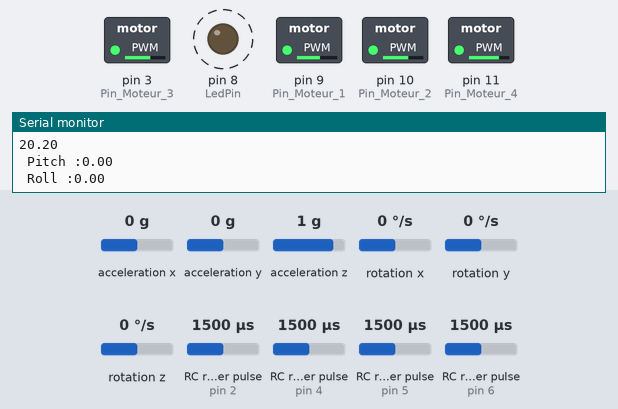
Bench run of a sketch on a simulated Arduino Uno, built with avr-gcc and run on an emulated ATmega328P. Parts: switched loads named in the sketch (green lamp = pin HIGH), output pins drawn as LEDs (lit = HIGH), the last lines printed to the serial monitor. Wiring (inferred from the names in the program): 4 × RC receiver channel: data pin 2 / data pin 4 / data pin 5 / data pin 6; ADXL345 accelerometer at I2C address 0x53; L3G4200D gyroscope at I2C address 0x69. Dashed ring = blinking. The test bench sets the inputs (shaded band); at power-on: RC receiver pulse (sensors on pin 2, pin 4, pin 5, pin 6) 1500 µs, acceleration x 0 g, acceleration y 0 g, acceleration z 1 g, rotation x 0 °/s, rotation y 0 °/s, rotation z 0 °/s.

Above: at 9.8 s.
9.9 s: RC receiver pulse (sensor on pin 2) set to 1250 µs
At 10.46 s:
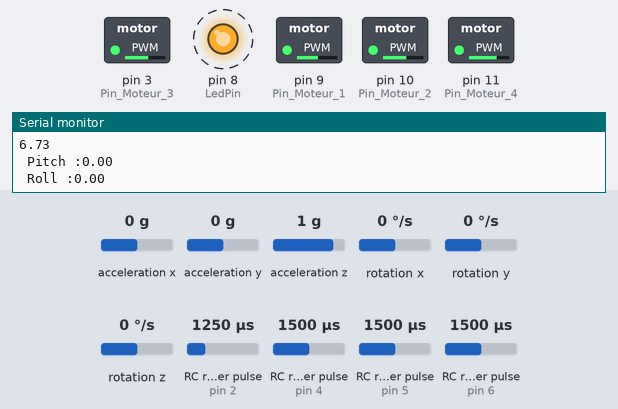
12.9 s: RC receiver pulse (sensor on pin 2) set to 1500 µs
At 13.34 s:
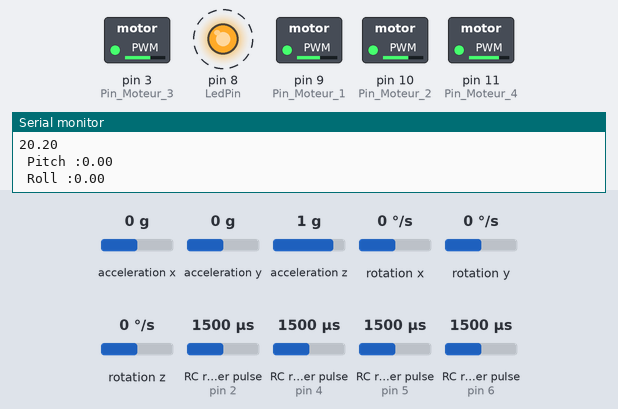
15.9 s: RC receiver pulse (sensor on pin 4) set to 1020 µs
At 16.46 s:
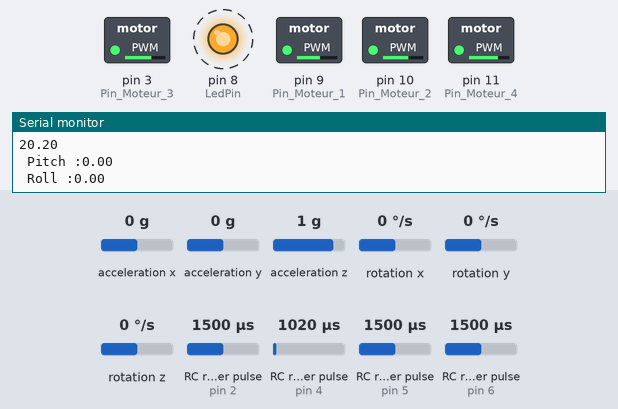
18.9 s: RC receiver pulse (sensor on pin 2) set to 1980 µs
At 19.34 s:
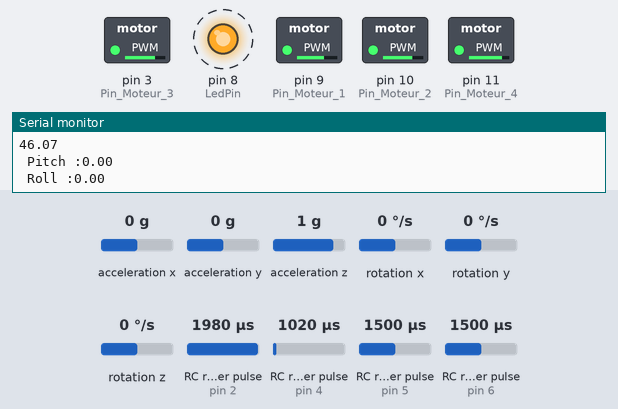
21.9 s: RC receiver pulse (sensor on pin 5) set to 1020 µs
At 22.46 s:
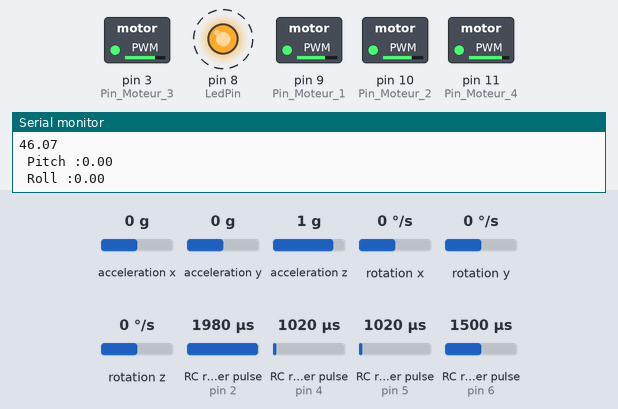
24.9 s: RC receiver pulse (sensor on pin 6) set to 1020 µs
At 25.34 s:
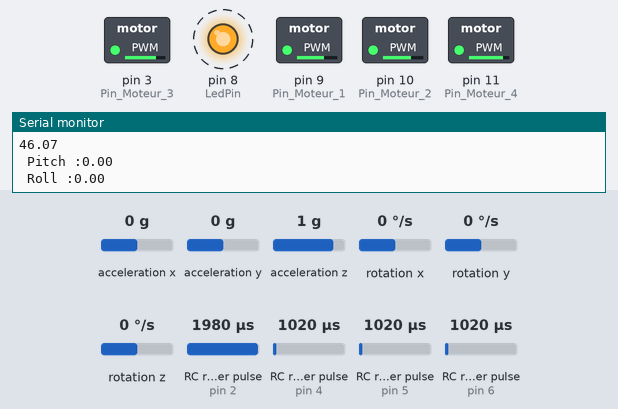
Timing chart, 0 to 28.9 s (numbered marks = the images above; inputs shaded):
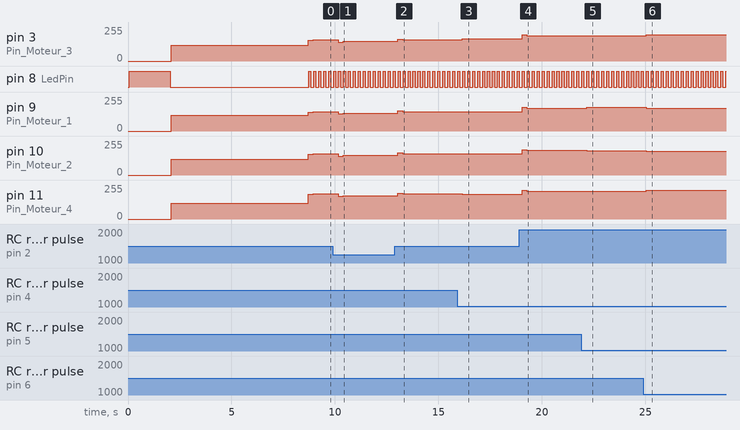

Measured:
- after the input at 9.9 s, pin 3 (Pin_Moteur_3): 160/255 → 142/255 after 0.26 s, → 147/255 0.24 s later; pin 9 (Pin_Moteur_1): 146/255 → 128/255 after 0.26 s, → 133/255 0.24 s later; pin 10 (Pin_Moteur_2): 161/255 → 142/255 after 0.26 s, → 147/255 0.24 s later; pin 11 (Pin_Moteur_4): 190/255 → 171/255 after 0.26 s, → 176/255 0.24 s later
- after the input at 12.9 s, pin 3 (Pin_Moteur_3): 147/255 → 165/255 after 0.14 s, → 160/255 0.24 s later; pin 9 (Pin_Moteur_1): 133/255 → 151/255 after 0.14 s, → 146/255 0.24 s later; pin 10 (Pin_Moteur_2): 147/255 → 166/255 after 0.14 s, → 161/255 0.24 s later; pin 11 (Pin_Moteur_4): 176/255 → 195/255 after 0.14 s, → 190/255 0.24 s later
- after the input at 15.9 s, pin 3 (Pin_Moteur_3): 160/255 → 166/255 after 0.26 s; pin 11 (Pin_Moteur_4): 190/255 → 184/255 after 0.26 s
- after the input at 18.9 s, pin 3 (Pin_Moteur_3): 166/255 → 196/255 after 0.14 s, → 191/255 0.24 s later; pin 9 (Pin_Moteur_1): 146/255 → 177/255 after 0.14 s, → 172/255 0.24 s later; pin 10 (Pin_Moteur_2): 161/255 → 191/255 after 0.14 s, → 186/255 0.24 s later; pin 11 (Pin_Moteur_4): 184/255 → 215/255 after 0.14 s, → 210/255 0.24 s later
- after the input at 21.9 s, pin 9 (Pin_Moteur_1): 172/255 → 177/255 after 0.26 s; pin 10 (Pin_Moteur_2): 186/255 → 182/255 after 0.26 s
- after the input at 24.9 s, pin 3 (Pin_Moteur_3): 191/255 → 196/255 after 0.14 s; pin 9 (Pin_Moteur_1): 177/255 → 172/255 after 0.14 s; pin 10 (Pin_Moteur_2): 182/255 → 177/255 after 0.14 s; pin 11 (Pin_Moteur_4): 210/255 → 215/255 after 0.14 s
- by itself, pin 8 (LedPin): alternates HIGH for 0.10 s and LOW for 0.14 s

The sketch:

Controle_manuel.ino
```cpp
// --- Programme Arduino ---
// Début octobre 2013

// --- Que fait ce programme ? ---
/* Controle du quadricoptère grâce à la télecommande
    + Stabilisation*/


/*************************************************/
/*                   Librairies                  */
/*************************************************/
#include "Pins.h"
#include "controle.h" // Utilise la Télécommande pour asservir le quad
#include "moteur.h" // Contient toutes les infos sur 1 moteur
#include "quadri.h" // Contient toutes les infos sur 1 quadricoptère
#include "telecommande.h" // Contient les paramétres de la télécommande (Min, max...)
#include "Kalman.h" // Kalman filter library see: http://blog.tkjelectronics.dk/2012/09/a-practical-approach-to-kalman-filter-and-how-to-implement-it/
#include "Stabilisation.h"

#include "Wire.h"

/*************************************************/
/*        Librairies - Centre à Inertie          */
/*************************************************/
#include "ADXL345.h" // Accéleromètre 3 axes
#include "Gyroscope.h"// Gyroscope 3 axes

/*************************************************/
/*                   Variables                   */
/*************************************************/
#include "Variables.h" // Contient toutes les variables utiles
ADXL345 acc; // Accéléromètre  - Défini ici pour pouvoir l'utiliser partout

/*************************************************/
/*               Initialisation                  */
/*************************************************/

void setup()   {
  Serial.begin(115200); //Débit pour le moniteur
  Serial.println("Début initialisation");

  /*Initialise les sorties Variateurs*/
  pinMode(Pin_Moteur_1, OUTPUT);
  pinMode(Pin_Moteur_2, OUTPUT);
  pinMode(Pin_Moteur_3, OUTPUT);
  pinMode(Pin_Moteur_4, OUTPUT);

  /*Initialisation sortie Led*/
  pinMode(LedPin, OUTPUT);


  /*Initialise la Télécommande:*/
  telecommande.Initialisation(false);// False -> Utilisation des valeurs pré-enregistrées.

  /* Initialise les Moteurs  */
  analogWrite((*quad.get_moteur(1)).get_pin(), 120);
  analogWrite((*quad.get_moteur(2)).get_pin(), 120);
  analogWrite((*quad.get_moteur(3)).get_pin(), 120);
  analogWrite((*quad.get_moteur(4)).get_pin(), 120);
  delay(5000);


  /* Initialisation des Capteurs*/
  /* Calibrate the gyro and accelerometer relative to ground */
  acc.begin();
  delay(100);
  Wire.begin();
  delay(100);
  setupL3G4200D(2000);
  calibrateSensors(acc);


  /* Setup timing */
  loopStartTime = micros();
  timer = loopStartTime;


  Serial.println("Fini initialisation");

} // fin de la fonction setup()


/*************************************************/
/*                   Boucle                      */
/*************************************************/

void loop(){
  Serial.println("Je fais un tour");

  v_courant.Direction_commande_actualise(telecommande); // Va chercher les instructions de la télécommande
  v_courant.Conversion_en_Instruction_moteurs( v_precedent , quad ); // Crée les instructions à envoyer aux moteurs
  quad.Applique_commande(); // Envoie des instructions


      /*  Calcule du Roll et du Pitch  */
 /* Calculate pitch */
  accYangle = getAccY(acc);
  gyroYrate = getGyroYrate();
  gyroYAngle += gyroYrate*((double)(micros()-timer)/1000000);
  // See my guide for more info about calculation the angles and the Kalman filter: http://arduino.cc/forum/index.php/topic,58048.0.htm
  pitch = kalmanY.getAngle(accYangle, gyroYrate, (double)(micros() - timer)/1000000); // Calculate the angle using a Kalman filter


  /* Calculate roll */
  accXangle = getAccX(acc);
  gyroXrate = getGyroXrate();
  gyroXAngle += gyroXrate*((double)(micros()-timer)/1000000);
  // See my guide for more info about calculation the angles and the Kalman filter: http://arduino.cc/forum/index.php/topic,58048.0.htm
  roll = kalmanY.getAngle(accYangle, gyroYrate, (double)(micros() - timer)/1000000); // Calculate the angle using a Kalman filter
  timer = micros();

// Vérifier si cela fonctionne
   Serial.print(" Pitch :");
   Serial.println(pitch);
   Serial.print(" Roll :");
   Serial.println(roll);


  //Visualisation de la boucle, grâce à la Led
  digitalWrite(8,HIGH);
  delay(100);
  digitalWrite(8,LOW);
  delay(100);

}// fin de la fonction loop()


/*************************************************/
/*              Fonctions Annexes                */
/*************************************************/
```

ADXL345.cpp
```cpp
// (licence header left out)
#include "ADXL345.h"
#include "Wire.h"
//#include "Arduino.h"


ADXL345::ADXL345()
{
	Wire.begin();

	zG[0] = -20;
	zG[1] =  15;
	zG[2] = -23;
}

int ADXL345::writeRegister(byte reg_addr, int nbytes, byte *buffer)
{
	int written_bytes;

	Wire.beginTransmission(ADXL345::ADDRESS);
	Wire.write(reg_addr);
	written_bytes = Wire.write(buffer, nbytes);
	Wire.endTransmission();

	return written_bytes;
}

int ADXL345::readRegister(byte reg_addr, int nbytes, byte *buffer)
{
	int idx = 0;

	Wire.beginTransmission(ADXL345::ADDRESS);
	Wire.write(reg_addr);
	Wire.endTransmission();

	Wire.requestFrom(ADXL345::ADDRESS, nbytes);

	while(Wire.available() && idx < nbytes)
	{
		buffer[idx++] = Wire.read();
	}

	return idx;
}


void ADXL345::begin()
{
	byte data = 0x08;
	writeRegister(ADXL345::POWER_CTL, 1, &data);
}

void ADXL345::end()
{
	byte data = 0x00;
	writeRegister(ADXL345::POWER_CTL, 1, &data);
}

void ADXL345::read(double *x, double *y, double *z)
{
	byte buffer[6];

	readRegister(ADXL345::DATAX0, 6, buffer);

	*x = ((buffer[0] + (buffer[1] << 8)) - zG[0])/256.0;
	*y = ((buffer[2] + (buffer[3] << 8)) - zG[1])/256.0;
	*z = ((buffer[4] + (buffer[5] << 8)) - zG[2])/256.0;
}

void ADXL345::read(int *x, int *y, int *z)
{
	byte buffer[6];

	readRegister(ADXL345::DATAX0, 6, buffer);

	*x = buffer[0] + (buffer[1] << 8);
	*y = buffer[2] + (buffer[3] << 8);
	*z = buffer[4] + (buffer[5] << 8);
}


void ADXL345::setRange(range_t range)
{
	switch(range)
	{
		case RANGE_16G:
		case RANGE_8G:
		case RANGE_4G:
		case RANGE_2G:
			writeRegister(ADXL345::DATA_FORMAT, 1, (byte *)&range);
			break;
	}
}

void ADXL345::setZeroG(double x, double y, double z)
{
	zG[0] = x*256.0;
	zG[1] = y*256.0;
	zG[2] = z*256.0;
}

void ADXL345::setZeroG(int x, int y, int z)
{
	zG[0] = x;
	zG[1] = y;
	zG[2] = z;
}
```

ADXL345.h
```cpp
// (licence header left out)
#ifndef _ADXL345_H
#define _ADXL345_H

#include <Arduino.h>

// All functions return -1 on error and 0 on success
class ADXL345
{
	private:
		/* ADXL345 Registers */
		enum info_t
		{
			DEVID          = 0x00,
			THRESH_TAP     = 0x1D,
			OFSX           = 0x1E,
			OFSY           = 0x1F,
			OFSZ           = 0x20,
			DUR            = 0x21,
			Latent         = 0x22,
			Window         = 0x23,
			THRESH_ACT     = 0x24,
			THRESH_INACT   = 0x25,
			TIME_INACT     = 0x26,
			ACT_INACT_CTL  = 0x27,
			THRESH_FF      = 0x28,
			TIME_FF        = 0x29,
			TAP_AXES       = 0x2A,
			ACT_TAP_STATUS = 0x2B,
			BW_RATE        = 0x2C,
			POWER_CTL      = 0x2D,
			INT_ENABLE     = 0x2E,
			INT_MAP        = 0x2F,
			INT_SOURCE     = 0x30,
			DATA_FORMAT    = 0x31,
			DATAX0         = 0x32,
			DATAX1         = 0x33,
			DATAY0         = 0x34,
			DATAY1         = 0x35,
			DATAZ0         = 0x36,
			DATAZ1         = 0x37,
			FIFO_CTL       = 0x38,
			FIFO_STATUS    = 0x39,
			ADDRESS        = 0xA7 >> 1
		};


		int zG[3];
		int readRegister(byte reg_addr, int nbytes, byte *buffer);
		int writeRegister(byte reg_addr, int nbytes, byte *buffer);

	public:
		enum range_t
		{
			RANGE_16G = 0x0B,
			RANGE_8G  = 0x0A,
			RANGE_4G  = 0x09,
			RANGE_2G  = 0x08
		};

		ADXL345();

		void begin();
		void end();

		//G Reading
		void read(double *x, double *y, double *z);

		//Raw reading
		void read(int *x, int *y, int *z);

		//Unit must be res_t
		void setRange(range_t range);

		//Unit must be G
		void setZeroG(double x, double y, double z);

		//Unit must be "Raw"
		void setZeroG(int x, int y, int z);
};

#endif // _ADXL345_H
```

Gyroscope.cpp
```cpp
//Arduino 1.0+ only
#include "Gyroscope.h"

#include <Arduino.h>
#include "Wire.h"
//#include "Variables.h"

/*
void setup(){

  Wire.begin();
  Serial.begin(9600);

  Serial.println("starting up L3G4200D");
  setupL3G4200D(2000); // Configure L3G4200  - 250, 500 or 2000 deg/sec

  delay(1500); //wait for the sensor to be ready
}

void loop(){
  getGyroValues();  // This will update x, y, and z with new values
  getGyroValues();
  Serial.print("X:");
  Serial.print(x);

  Serial.print(" Y:");
  Serial.print(y);

  Serial.print(" Z:");
  Serial.println(z);

  delay(100); //Just here to slow down the serial to make it more readable
}*/
/*
void getGyroValues(){

  byte xMSB = readRegister(L3G4200D_Address, 0x29);
  byte xLSB = readRegister(L3G4200D_Address, 0x28);
  x = ((xMSB << 8) | xLSB);

  byte yMSB = readRegister(L3G4200D_Address, 0x2B);
  byte yLSB = readRegister(L3G4200D_Address, 0x2A);
  y = ((yMSB << 8) | yLSB);

  byte zMSB = readRegister(L3G4200D_Address, 0x2D);
  byte zLSB = readRegister(L3G4200D_Address, 0x2C);
  z = ((zMSB << 8) | zLSB);
}*/
#define CTRL_REG1 0x20
#define CTRL_REG2 0x21
#define CTRL_REG3 0x22
#define CTRL_REG4 0x23
#define CTRL_REG5 0x24
int L3G4200D_Address = 105; //I2C address of the L3G4200D


void getGyroValues(int *x, int *y, int *z){

  byte xMSB = readRegister(L3G4200D_Address, 0x29);
  byte xLSB = readRegister(L3G4200D_Address, 0x28);
  *x = ((xMSB << 8) | xLSB);

  byte yMSB = readRegister(L3G4200D_Address, 0x2B);
  byte yLSB = readRegister(L3G4200D_Address, 0x2A);
  *y = ((yMSB << 8) | yLSB);

  byte zMSB = readRegister(L3G4200D_Address, 0x2D);
  byte zLSB = readRegister(L3G4200D_Address, 0x2C);
  *z = ((zMSB << 8) | zLSB);
}

int setupL3G4200D(int scale){
  //From  Jim Lindblom of Sparkfun's code

  // Enable x, y, z and turn off power down:
  writeRegister(L3G4200D_Address, CTRL_REG1, 0b00001111);

  // If you'd like to adjust/use the HPF, you can edit the line below to configure CTRL_REG2:
  writeRegister(L3G4200D_Address, CTRL_REG2, 0b00000000);

  // Configure CTRL_REG3 to generate data ready interrupt on INT2
  // No interrupts used on INT1, if you'd like to configure INT1
  // or INT2 otherwise, consult the datasheet:
  writeRegister(L3G4200D_Address, CTRL_REG3, 0b00001000);

  // CTRL_REG4 controls the full-scale range, among other things:

  if(scale == 250){
    writeRegister(L3G4200D_Address, CTRL_REG4, 0b00000000);
  }else if(scale == 500){
    writeRegister(L3G4200D_Address, CTRL_REG4, 0b00010000);
  }else{
    writeRegister(L3G4200D_Address, CTRL_REG4, 0b00110000);
  }

  // CTRL_REG5 controls high-pass filtering of outputs, use it
  // if you'd like:
  writeRegister(L3G4200D_Address, CTRL_REG5, 0b00000000);
}

void writeRegister(int deviceAddress, byte address, byte val) {
    Wire.beginTransmission(deviceAddress); // start transmission to device
    Wire.write(address);       // send register address
    Wire.write(val);         // send value to write
    Wire.endTransmission();     // end transmission
}

int readRegister(int deviceAddress, byte address){

    int v;
    Wire.beginTransmission(deviceAddress);
    Wire.write(address); // register to read
    Wire.endTransmission();

    Wire.requestFrom(deviceAddress, 1); // read a byte

    while(!Wire.available()) {
        // waiting
    }

    v = Wire.read();
    return v;
}
```

Gyroscope.h
```cpp
//Arduino 1.0+ only

#ifndef GYROSCOPE_H_
#define GYROSCOPE_H_

#include <Arduino.h>
#include "Wire.h"
//#include "Variables.h"

void getGyroValues(int *x, int *y, int *z);
int setupL3G4200D(int scale);
void writeRegister(int deviceAddress, byte address, byte val);
int readRegister(int deviceAddress, byte address);


#endif
```

Kalman.h
```cpp
// (licence header left out)
#ifndef _Kalman_h
#define _Kalman_h

class Kalman {
public:
    Kalman() {
        /* We will set the variables like so, these can also be tuned by the user */
        Q_angle = 0.001;
        Q_bias = 0.003;
        R_measure = 0.03;

        angle = 0; // Reset the angle
        bias = 0; // Reset bias

        P[0][0] = 0; // Since we assume that the bias is 0 and we know the starting angle (use setAngle), the error covariance matrix is set like so - see: http://en.wikipedia.org/wiki/Kalman_filter#Example_application.2C_technical
        P[0][1] = 0;
        P[1][0] = 0;
        P[1][1] = 0;
    };
    // The angle should be in degrees and the rate should be in degrees per second and the delta time in seconds
    double getAngle(double newAngle, double newRate, double dt) {
        // KasBot V2 - Kalman filter module - http://www.x-firm.com/?page_id=145
        // Modified by Kristian Lauszus
        // See my blog post for more information: http://blog.tkjelectronics.dk/2012/09/a-practical-approach-to-kalman-filter-and-how-to-implement-it

        // Discrete Kalman filter time update equations - Time Update ("Predict")
        // Update xhat - Project the state ahead
        /* Step 1 */
        rate = newRate - bias;
        angle += dt * rate;

        // Update estimation error covariance - Project the error covariance ahead
        /* Step 2 */
        P[0][0] += dt * (dt*P[1][1] - P[0][1] - P[1][0] + Q_angle);
        P[0][1] -= dt * P[1][1];
        P[1][0] -= dt * P[1][1];
        P[1][1] += Q_bias * dt;

        // Discrete Kalman filter measurement update equations - Measurement Update ("Correct")
        // Calculate Kalman gain - Compute the Kalman gain
        /* Step 4 */
        S = P[0][0] + R_measure;
        /* Step 5 */
        K[0] = P[0][0] / S;
        K[1] = P[1][0] / S;

        // Calculate angle and bias - Update estimate with measurement zk (newAngle)
        /* Step 3 */
        y = newAngle - angle;
        /* Step 6 */
        angle += K[0] * y;
        bias += K[1] * y;

        // Calculate estimation error covariance - Update the error covariance
        /* Step 7 */
        P[0][0] -= K[0] * P[0][0];
        P[0][1] -= K[0] * P[0][1];
        P[1][0] -= K[1] * P[0][0];
        P[1][1] -= K[1] * P[0][1];

        return angle;
    };
    void setAngle(double newAngle) { angle = newAngle; }; // Used to set angle, this should be set as the starting angle
    double getRate() { return rate; }; // Return the unbiased rate

    /* These are used to tune the Kalman filter */
    void setQangle(double newQ_angle) { Q_angle = newQ_angle; };
    void setQbias(double newQ_bias) { Q_bias = newQ_bias; };
    void setRmeasure(double newR_measure) { R_measure = newR_measure; };

    double getQangle() { return Q_angle; };
    double getQbias() { return Q_bias; };
    double getRmeasure() { return R_measure; };

private:
    /* Kalman filter variables */
    double Q_angle; // Process noise variance for the accelerometer
    double Q_bias; // Process noise variance for the gyro bias
    double R_measure; // Measurement noise variance - this is actually the variance of the measurement noise

    double angle; // The angle calculated by the Kalman filter - part of the 2x1 state vector
    double bias; // The gyro bias calculated by the Kalman filter - part of the 2x1 state vector
    double rate; // Unbiased rate calculated from the rate and the calculated bias - you have to call getAngle to update the rate

    double P[2][2]; // Error covariance matrix - This is a 2x2 matrix
    double K[2]; // Kalman gain - This is a 2x1 vector
    double y; // Angle difference
    double S; // Estimate error
};

#endif
```

Variables.h
```cpp
#ifndef VARIABLES_H_
#define VARIABLES_H_


/*************************************************/
/*                   Variables                   */
/*************************************************/

const int LedPin = 8;   // Visualisation des stades dans le programme

//offset Moteurs obtenu grâce aux tests
int offset_moteur_1 = -14;
int offset_moteur_2 = 1;
int offset_moteur_3 = 1;
int offset_moteur_4 = 30;
//test - Cause demarrage de moteur incompris
/*int offset_moteur_1 = 0;
 int offset_moteur_2 = 0;
 int offset_moteur_3 = 0;
 int offset_moteur_4 = 0;*/


/* Used for timing */
unsigned long timer;

#define STD_LOOP_TIME 10000 // Fixed time loop of 10 milliseconds
unsigned long lastLoopUsefulTime = STD_LOOP_TIME;
unsigned long loopStartTime;


/*Utilisation des objets*/
Telecommande telecommande;
Controle v_courant , v_precedent;
Quadri quad(Pin_Moteur_1,offset_moteur_1,Pin_Moteur_2,offset_moteur_2,Pin_Moteur_3,offset_moteur_3,Pin_Moteur_4,offset_moteur_4);
Kalman kalmanX, kalmanY; // Pour les angles entre X et Z et pour celui entre Y et Z


int Xg, Yg, Zg;
//ADXL345 acc; // Accéléromètre - ici, ASDXL345 n'est pas reconnu...

// Pour le Gyroscope
//int L3G4200D_Address = 105; //I2C address of the L3G4200D
int X_gyro;
int Y_gyro;
int Z_gyro;


//L3G4200D gyro; // Gyroscope


#endif
```

controle.h
```cpp
#ifndef CONTROLE_H_
#define CONTROLE_H_

#include "Arduino.h"
#include "Pins.h"
#include "moteur.h"
#include "quadri.h"
#include "telecommande.h"
/**************************************************
 *                 Class Controle
 **************************************************/
class Controle{
public :
  Controle();
  Controle(float w_x, float w_y, float w_z, float puissance);
  void Direction_commande_actualise(Telecommande t);
  void Conversion_en_Instruction_moteurs(Controle &v_precedent, Quadri &quad);
  void Copie(Controle &v);
  void Copie(float w_x, float w_y, float w_z, float puissance);


  // Acces
  float get_w_x();
  float get_w_y();
  float get_w_z();
  float get_puissance();

  // Modification
  void set_w_x(float w_xe);
  void set_w_y(float w_xe);
  void set_w_z(float w_xe);
  void set_puissance(float puissance_e);


private:
  float w_x ; // [|-PI;PI|]
  float w_y ; // [|-PI;PI|]
  float w_z ; // [|-PI;PI|]
  float puissance ;  // [0,100]

};

#endif
```

moteur.cpp
```cpp
#include "moteur.h"


/**************************************************
 *                 Class Moteur
 **************************************************/
//---------------- Constructeur -------------------//
Moteur::Moteur(int pin1, int offset1){
  pin = pin1;
  offset = offset1;
  puissance2_m = 150;
}

//------------------ Getters ---------------------//
int Moteur::get_pin(){
  return pin;
}

int Moteur::get_offset(){
  return offset;
}

int Moteur::get_puissance_m(){
  return puissance2_m;
}

//------------------ Setters ---------------------//
void Moteur::set_puissance_m(int puis){
  puissance2_m=puis;
}


void Moteur::Applique_puissance_m(){
 analogWrite(get_pin(), get_puissance_m());
}
```

Source omitted: Stabilisation.h (5830 bytes), controle.cpp (5997 bytes), moteur.h (439 bytes), quadri.cpp (1206 bytes), quadri.h (479 bytes), telecommande.cpp (8302 bytes), telecommande.h (1570 bytes), Pins.h (1667 bytes)
